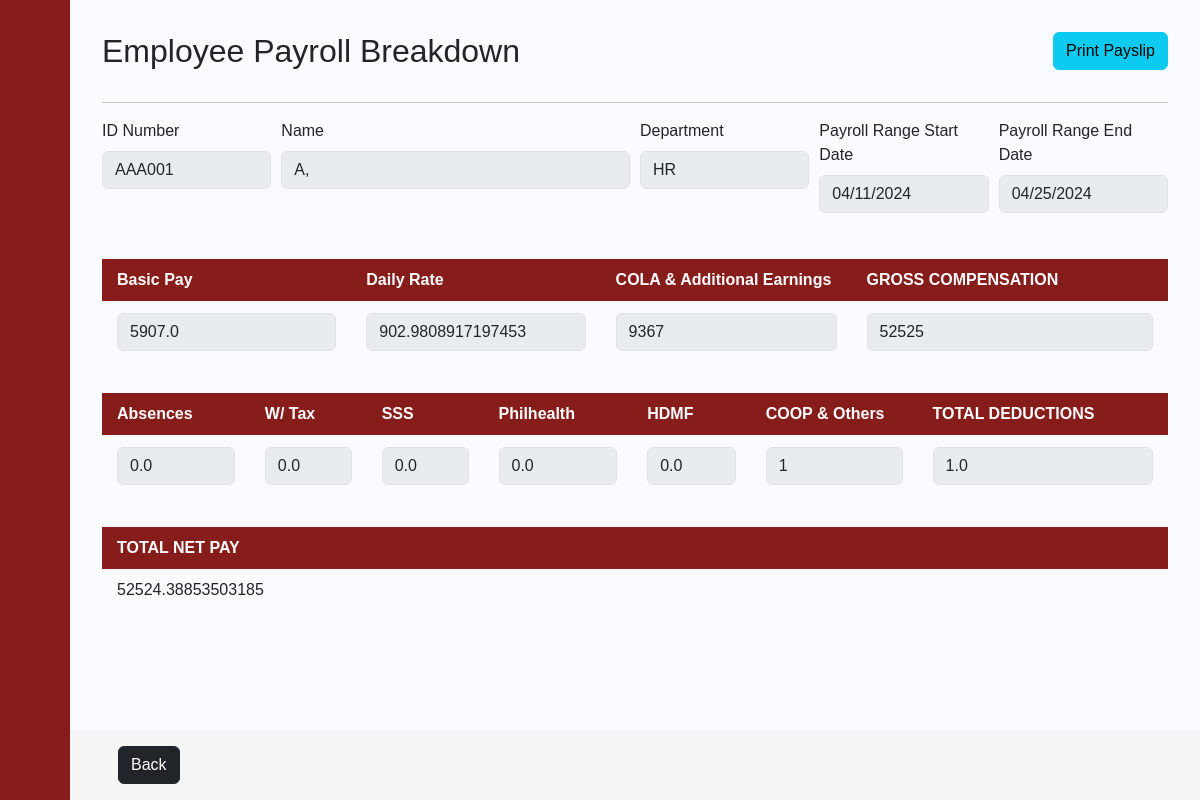
The page /payroll_breakdown/1/1/ on the database as committed earlier.
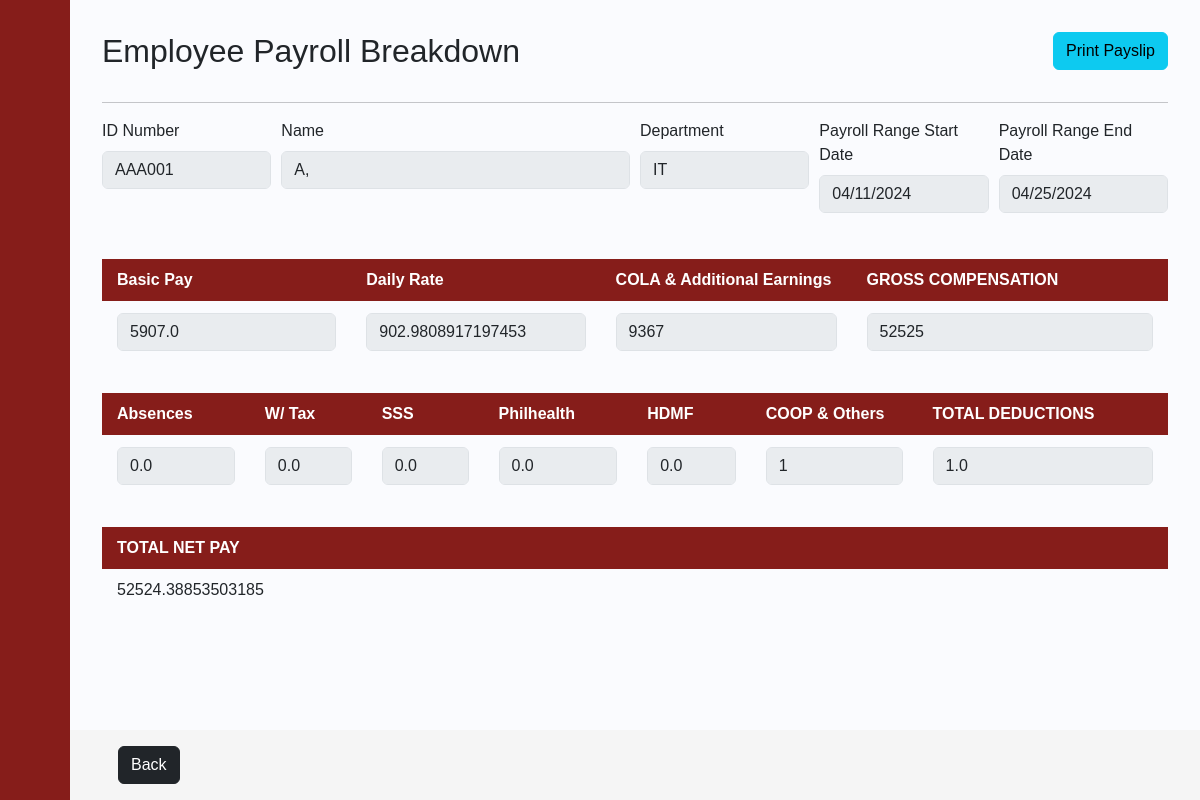
The same page on the database as committed later.
### payrollapp/models.py (models this page shows, shortened)
class Payslip_Transaction(models.Model):
    Transaction_ID = models.IntegerField(primary_key=True)
    Date_Distributed = models.DateField(blank=True, null=True)
    Start_Date = models.DateField(blank=True, null=True)
    End_Date = models.DateField(blank=True, null=True)
    Net_Pay = models.FloatField()
    Total_Deductions = models.FloatField()
    Absence_Deductions = models.FloatField()
    OT = models.FloatField()
    NightShift = models.FloatField()
    Holiday_Comp = models.FloatField()
    Employee_ID = models.ForeignKey(Employee, on_delete=models.CASCADE)
    SSS_Rate_ID = models.FloatField()
    PhilHealth_Rate_ID = models.FloatField()
    HDMF_Rate_ID = models.FloatField()
    WTAX_Rate_ID = models.FloatField()
    HMO_Rate_ID = models.FloatField()
    ULDeductions_Rate_ID = models.ForeignKey(UNIFORMLAPTOPDEDUCTIONS, on_delete=models.CASCADE)
    CA_Rate_ID = models.ForeignKey(CA, on_delete=models.CASCADE)
    COOP_Rate_ID = models.ForeignKey(COOP, on_delete=models.CASCADE)
    COLA_Rate_ID = models.ForeignKey(COLA, on_delete=models.CASCADE)
    AddtlEarning_Rate_ID = models.ForeignKey(ADDITIONAL_EARNINGS, on_delete=models.CASCADE)

class Employee(models.Model):
    Last_name = models.CharField(max_length=255)
    First_name = models.CharField(max_length=255)
    Middle_name = models.CharField(max_length=255, blank=True, null=True)
    id_number = models.CharField(max_length=6, primary_key=True)
    Status  = models.CharField(max_length=255)
    Department  = models.CharField(max_length=255)
    Role   = models.CharField(max_length=255)
    Join_Date = models.DateField(blank=True, null=True)
    Phone_Number = models.CharField(max_length=255)
    Email = models.CharField(max_length=255)
    BankNumber = models.IntegerField()
    Salary   = models.FloatField()
    Vacation_Leaves = models.IntegerField()
    Sick_Leaves = models.IntegerField()

class ADDITIONAL_EARNINGS(models.Model):
    AddtlEarning_ID = models.IntegerField(primary_key=True)
    Type = models.CharField(max_length=255)
    ADD_EARNINGS = models.IntegerField()

class COLA(models.Model):
    COLA_ID = models.IntegerField(primary_key=True)
    COLA_Amount = models.IntegerField()

class UNIFORMLAPTOPDEDUCTIONS(models.Model):
    ULDeductions_ID = models.IntegerField(primary_key=True)
    Type = models.CharField(max_length=255)
    ULDeductions_Amount = models.IntegerField()

class CA(models.Model):
    CA_ID = models.IntegerField(primary_key=True)
    CA_Amount = models.IntegerField()

class COOP(models.Model):
    COOP_ID = models.IntegerField(primary_key=True)
    COOP_Amount = models.IntegerField()

### payrollapp/views.py (the view)
# urls.py: path('payroll_breakdown/<int:UID>/<str:TID>/', views.payroll_breakdown, name='payroll_breakdown'),
def payroll_breakdown(request, UID, TID):
    user = get_object_or_404(USER_ACCOUNT, pk=UID)
    payrolls =  get_object_or_404(Payslip_Transaction, Transaction_ID=TID)#Swap to Payroll ID later
    employee = payrolls.Employee_ID
    name = employee.Last_name+', '+employee.First_name+' '+employee.Middle_name
    start = payrolls.Start_Date.strftime('%Y-%m-%d')
    end = payrolls.End_Date.strftime('%Y-%m-%d')
    return render(request, 'payrollapp/payroll_breakdown.html', {'user':user , 'payrolls':payrolls, 'name':name, 'start':start, 'end':end})

### payrollapp/templates/payrollapp/payroll_breakdown.html (shortened to what the changed rows need)
{% extends 'payrollapp/base.html' %}
{% load mathfilters %}
{% load static %}
{% block content %}
<div class="content">
    <div class="form-row">
        <h2 class="form-group col-md-6" >Employee Payroll Breakdown </h2>
    </div>
    <div class="form-row">
        <div class="form-group col-md-2">
            <label for="inputID">ID Number</label>
            <input type="text" class="form-control" id="inputID" value={{payrolls.Employee_ID.id_number}} readonly>
        </div>
        <div class="form-group col-md-2">
            <label for="inputDept">Department</label>
            <input type="text" class="form-control" id="inputDept" value={{payrolls.Employee_ID.Department}} readonly>
        </div>
    </div>
    <div style="overflow-x:auto;">
        <table id="posts">
            <thead>
                <tr>
                    <th style="width:10%">Basic Pay</th>
                    <th style="width:10%"> Daily Rate</th>
                    <th style="width:10%">COLA & Additional Earnings</th>
                    <th style="width:11%">GROSS COMPENSATION</th>
                </tr>
            </thead>
            <tbody>
                <tr>
                    <td>
                        <input type="float" class="form-control" id="mth_yr" value={{payrolls.Employee_ID.Salary|div:2}} readonly>
                    </td>
                    <td>
                        <input type="float" class="form-control" id="mth_yr" value={{payrolls.Employee_ID.Salary|mul:2|mul:12|div:314}} readonly>
                    </td>
                    <td>
                        <input type="float" class="form-control" id="mth_yr" value={{payrolls.AddtlEarning_Rate_ID.ADD_EARNINGS|add:payrolls.COLA_Rate_ID.COLA_Amount|add:payrolls.OT|add:payrolls.Holiday_Comp}} readonly>
                    </td>
                    <td>
                        <input type="float" class="form-control" id="mth_yr" value="{{payrolls.Net_Pay|add:payrolls.Total_Deductions}}" readonly>
                    </td>
                </tr>
            </tbody>
        </table>
        <table id="posts">
            <thead>
                <tr>
                    <th style="width:7%">Absences</th>
                    <th style="width:7%"> W/ Tax</th>
                    <th style="width:7%">SSS</th>
                    <th style="width:7%">Philhealth</th>
                    <th style="width:7%">HDMF</th>
                    <th style="width:10%">COOP & Others</th>
                    <th style="width:15%">TOTAL DEDUCTIONS</th>
                </tr>
            </thead>
            <tbody>
                <tr>
                    <td>
                        <input type="float" class="form-control" id="mth_yr" value={{payrolls.Absence_Deductions}} readonly>
                    </td>
                    <td>
                        <input type="float" class="form-control" id="mth_yr" value={{payrolls.WTAX_Rate_ID}} readonly>
                    </td>
                    <td>
                            <input type="float" class="form-control" id="mth_yr" value={{payrolls.SSS_Rate_ID}} readonly>
                    </td>
                    <td>
                        <input type="float" class="form-control" id="mth_yr" value={{payrolls.PhilHealth_Rate_ID}} readonly>
                    </td>
                    <td>
                        <input type="float" class="form-control" id="mth_yr" value={{payrolls.HDMF_Rate_ID}} readonly>
                    </td>
                    <td>
                        <input type="float" class="form-control" id="mth_yr" value={{payrolls.HMO_Rate_ID|add:payrolls.ULDeductions_Rate_ID.ULDeductions_Amount|add:payrolls.CA_Rate_ID.CA_Amount|add:payrolls.COOP_Rate_ID.COOP_Amount}} readonly>
                    </td>
                    <td>
                        <input type="float" class="form-control" id="mth_yr" value={{payrolls.Total_Deductions}} readonly>
                    </td>
                </tr>
            </tbody>
        </table>
        <table id="posts">
            <thead>
                <tr>
                    <th style="width:10%">TOTAL NET PAY</th>
                </tr>
            </thead>
            <tbody>
                <tr>
                    <td>
                        {{payrolls.Net_Pay}}
                    </td>
                </tr>
            </tbody>
        </table>
    </div>
</div>
{% endblock %}

Rows that differ between the two databases and show on the page:
changed through a linked row, Payslip_Transaction "AAA001": Employee_ID.Department "HR" → "IT"
